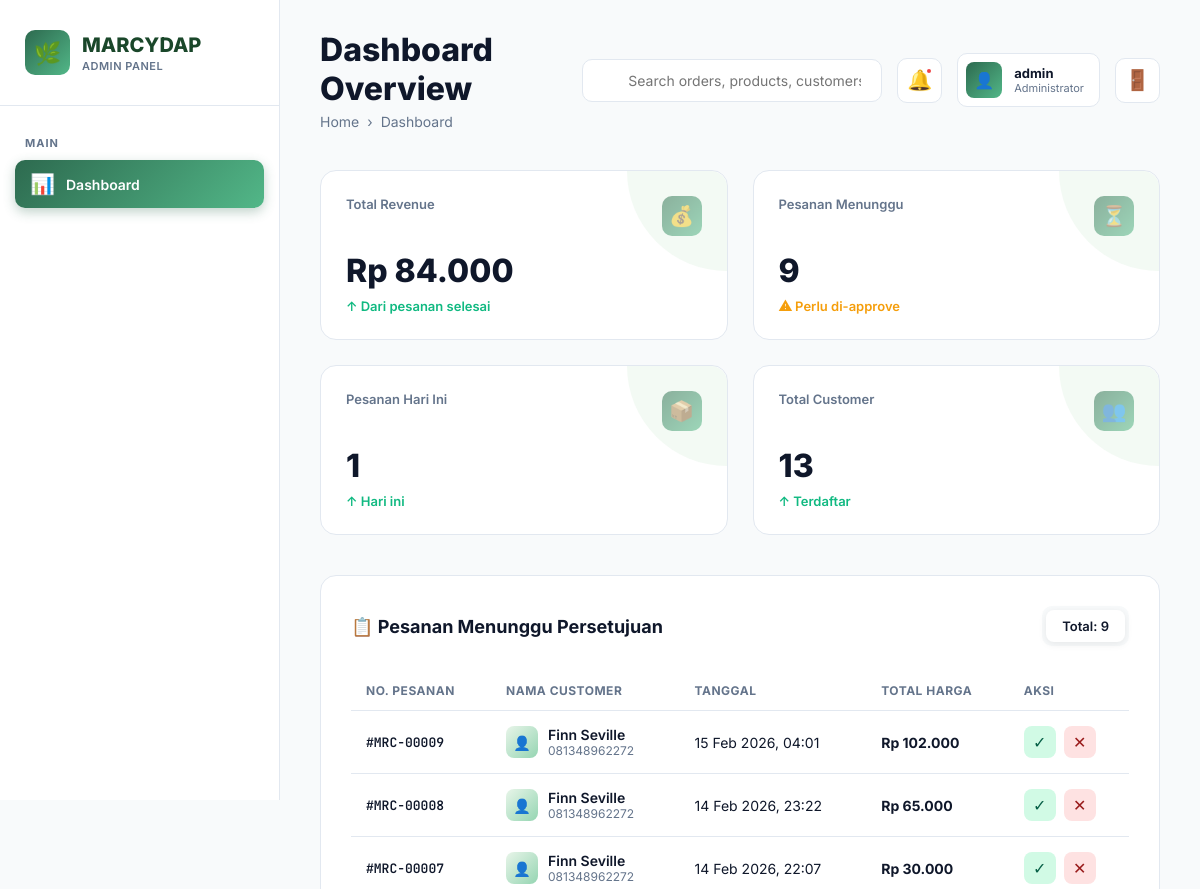
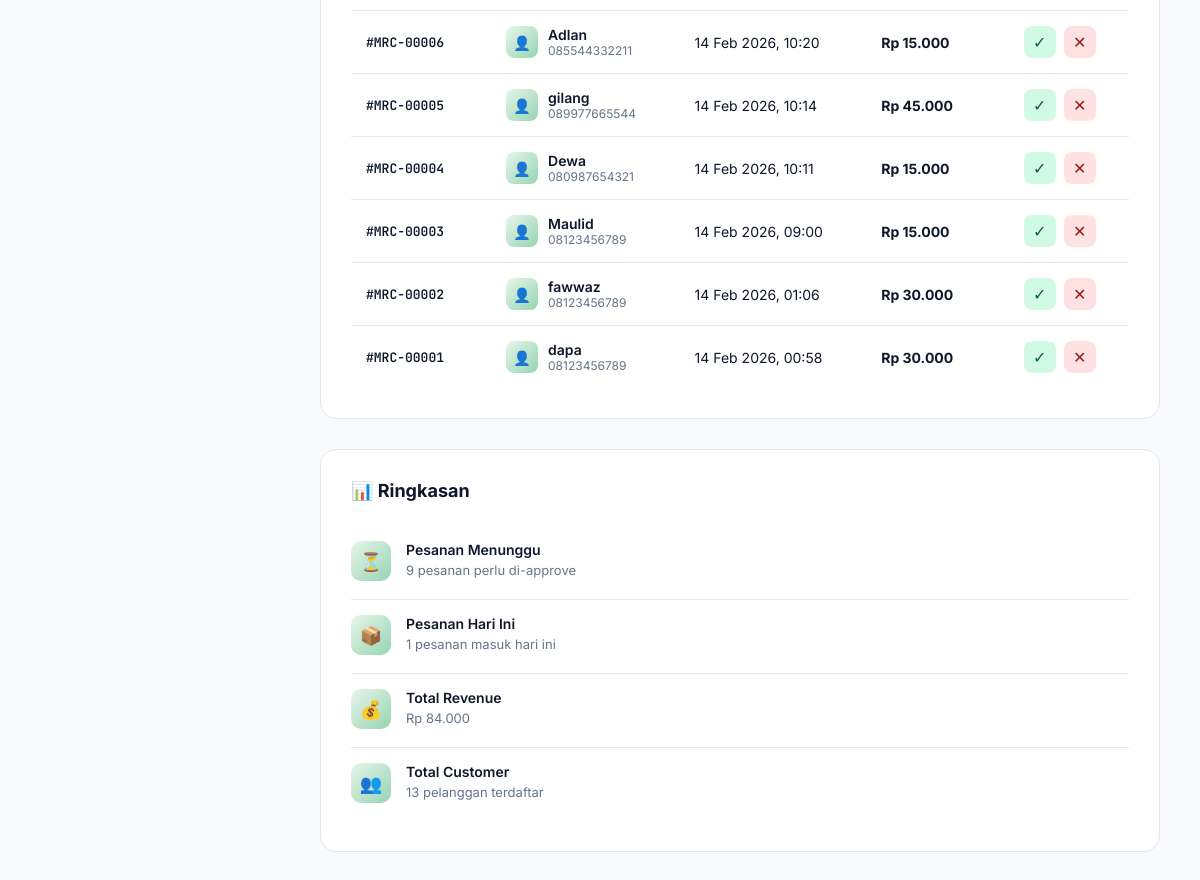
The app's page /main/admin-panel/admin-panel.php (signed in) with its own data (2 pictures, top to bottom).
### tables this page shows
CREATE TABLE `pemesanan` (
  `id_pemesanan` int NOT NULL,
  `id_user` int NOT NULL,
  `tanggal_pesan` datetime NOT NULL,
  `metode_pembayaran` enum('ewallet','cod') NOT NULL,
  `status` enum('menunggu','diproses','siap_diambil','selesai','dibatalkan') NOT NULL,
  `total_harga` varchar(100) NOT NULL
);

CREATE TABLE `user` (
  `id_user` int NOT NULL,
  `nama` varchar(100) NOT NULL,
  `umur` int NOT NULL,
  `no_hp` varchar(50) NOT NULL,
  `role` enum('user','admin') NOT NULL
);

### main/admin-panel/admin-panel.php (the view, shortened to what this page needs)
<?php
include '../../config/db.php';
$admin_username = $_SESSION['admin_username'] ?? 'admin';
$query = "SELECT p.*, u.nama, u.no_hp
          FROM pemesanan p
          JOIN user u ON p.id_user = u.id_user
          WHERE p.status = 'menunggu'
          ORDER BY p.tanggal_pesan DESC";
$result = mysqli_query($db, $query);
$pesanan_menunggu = [];
while ($row = mysqli_fetch_assoc($result)) {
    $pesanan_menunggu[] = $row;
}
$total_menunggu = count($pesanan_menunggu);
$query_revenue = "SELECT SUM(CAST(total_harga AS UNSIGNED)) as total FROM pemesanan WHERE status = 'selesai'";
$result_revenue = mysqli_query($db, $query_revenue);
$revenue_data = mysqli_fetch_assoc($result_revenue);
$total_revenue = $revenue_data['total'] ?? 0;
$query_today = "SELECT COUNT(*) as total FROM pemesanan WHERE DATE(tanggal_pesan) = CURDATE()";
$result_today = mysqli_query($db, $query_today);
$today_data = mysqli_fetch_assoc($result_today);
$pesanan_hari_ini = $today_data['total'];
$query_customer = "SELECT COUNT(*) as total FROM user";
$result_customer = mysqli_query($db, $query_customer);
$customer_data = mysqli_fetch_assoc($result_customer);
$total_customer = $customer_data['total'];
?>
<!DOCTYPE html>
<html lang="id">
<head>
    <link rel="stylesheet" href="admin-panel.css">
</head>
<body>
    <div class="admin-container">
        <aside class="sidebar">
            <div class="sidebar-logo">
                <div class="logo-content">
                    <div class="logo-icon">🌿</div>
                    <div class="logo-text">
                        <h2>MARCYDAP</h2>
                        <p>Admin Panel</p>
                    </div>
                </div>
            </div>
            <nav class="sidebar-menu">
                <div class="menu-section">
                    <div class="menu-label">Main</div>
                    <a href="admin-panel.php" class="menu-item active">
                        <span class="menu-icon">📊</span>
                        Dashboard
                    </a>
                </div>
            </nav>
        </aside>
        <main class="main-content">
            <div class="top-bar">
                <div class="page-title">
                    <h1>Dashboard Overview</h1>
                    <div class="breadcrumb">
                        <span> Home</span>
                        <span>›</span>
                        <span>Dashboard</span>
                    </div>
                </div>
                <div class="top-actions">
                    <div class="search-box">
                        <input type="text" placeholder="Search orders, products, customers...">
                    </div>
                    <div class="icon-btn">
                        🔔
                        <span class="notification-dot"></span>
                    </div>
                    <div class="profile-btn">
                        <div class="profile-avatar">👤</div>
                        <div class="profile-info">
                            <h4><?php echo htmlspecialchars($admin_username); ?></h4>
                            <p>Administrator</p>
                        </div>
                    </div>
                    <a href="logout.php" class="logout-btn" title="Logout">
                        🚪
                    </a>
                </div>
            </div>
            <div class="stats-grid">
                <div class="stat-card">
                    <div class="stat-header">
                        <span class="stat-label">Total Revenue</span>
                        <div class="stat-icon">💰</div>
                    </div>
                    <div class="stat-value">Rp <?php echo number_format($total_revenue, 0, ',', '.'); ?></div>
                    <div class="stat-change up">↑ Dari pesanan selesai</div>
                </div>
                <div class="stat-card">
                    <div class="stat-header">
                        <span class="stat-label">Pesanan Menunggu</span>
                        <div class="stat-icon">⏳</div>
                    </div>
                    <div class="stat-value"><?php echo $total_menunggu; ?></div>
                    <div class="stat-change" style="color: #f59e0b;">⚠ Perlu di-approve</div>
                </div>
                <div class="stat-card">
                    <div class="stat-header">
                        <span class="stat-label">Pesanan Hari Ini</span>
                        <div class="stat-icon">📦</div>
                    </div>
                    <div class="stat-value"><?php echo $pesanan_hari_ini; ?></div>
                    <div class="stat-change up">↑ Hari ini</div>
                </div>
                <div class="stat-card">
                    <div class="stat-header">
                        <span class="stat-label">Total Customer</span>
                        <div class="stat-icon">👥</div>
                    </div>
                    <div class="stat-value"><?php echo $total_customer; ?></div>
                    <div class="stat-change up">↑ Terdaftar</div>
                </div>
            </div>
            <div class="content-grid">
                <div class="table-card">
                    <div class="card-header">
                        <h3>📋 Pesanan Menunggu Persetujuan</h3>
                        <div class="filter-tabs">
                            <span class="filter-tab active">Total: <?php echo $total_menunggu; ?></span>
                        </div>
                    </div>
                    <?php if ($total_menunggu > 0) { ?>
                        <table class="data-table">
                            <thead>
                                <tr>
                                    <th>No. Pesanan</th>
                                    <th>Nama Customer</th>
                                    <th>Tanggal</th>
                                    <th>Total Harga</th>
                                    <th>Aksi</th>
                                </tr>
                            </thead>
                            <tbody>
                                <?php foreach ($pesanan_menunggu as $pesanan) {
                                    $nomor_pesanan = str_pad($pesanan['id_pemesanan'], 5, '0', STR_PAD_LEFT);
                                    $tanggal = date('d M Y, H:i', strtotime($pesanan['tanggal_pesan']));
                                ?>
                                    <tr>
                                        <td>
                                            <span class="order-id">#MRC-<?php echo $nomor_pesanan; ?></span>
                                        </td>
                                        <td>
                                            <div class="customer-info">
                                                <div class="customer-avatar">👤</div>
                                                <div class="customer-details">
                                                    <h4><?php echo $pesanan['nama']; ?></h4>
                                                    <p><?php echo $pesanan['no_hp']; ?></p>
                                                </div>
                                            </div>
                                        </td>
                                        <td><?php echo $tanggal; ?></td>
                                        <td><strong>Rp <?php echo number_format($pesanan['total_harga'], 0, ',', '.'); ?></strong></td>
                                        <td>
                                            <div class="action-btns">
                                                <form method="POST" action="process_order.php" style="display: inline;">
                                                    <button type="submit"
                                                        class="action-btn"
                                                        style="background: #d1fae5; color: #065f46;"
                                                        onclick="return confirm('Approve pesanan #MRC-<?php echo $nomor_pesanan; ?>?')">
                                                        ✓
                                                    </button>
                                                </form>
                                                <form method="POST" action="process_order.php" style="display: inline;">
                                                    <button type="submit"
                                                        class="action-btn"
                                                        style="background: #fee2e2; color: #991b1b;"
                                                        onclick="return confirm('Batalkan pesanan #MRC-<?php echo $nomor_pesanan; ?>?')">
                                                        ✕
                                                    </button>
                                                </form>
                                            </div>
                                        </td>
                                    </tr>
                                <?php } ?>
                            </tbody>
                        </table>
                    <?php } ?>
                </div>
                <div class="activity-feed">
                    <div class="card-header">
                        <h3>📊 Ringkasan</h3>
                    </div>
                    <div class="activity-item">
                        <div class="activity-icon">⏳</div>
                        <div class="activity-content">
                            <h4>Pesanan Menunggu</h4>
                            <p><?php echo $total_menunggu; ?> pesanan perlu di-approve</p>
                        </div>
                    </div>
                    <div class="activity-item">
                        <div class="activity-icon">📦</div>
                        <div class="activity-content">
                            <h4>Pesanan Hari Ini</h4>
                            <p><?php echo $pesanan_hari_ini; ?> pesanan masuk hari ini</p>
                        </div>
                    </div>
                    <div class="activity-item">
                        <div class="activity-icon">💰</div>
                        <div class="activity-content">
                            <h4>Total Revenue</h4>
                            <p>Rp <?php echo number_format($total_revenue, 0, ',', '.'); ?></p>
                        </div>
                    </div>
                    <div class="activity-item">
                        <div class="activity-icon">👥</div>
                        <div class="activity-content">
                            <h4>Total Customer</h4>
                            <p><?php echo $total_customer; ?> pelanggan terdaftar</p>
                        </div>
                    </div>
                </div>
            </div>
        </main>
    </div>
</body>
</html>

### records on screen
pemesanan: id_pemesanan "00009", id_user.nama "Finn Seville", id_user.no_hp "081348962272", tanggal_pesan "15 Feb 2026, 04:01", total_harga "102.000"
pemesanan: id_pemesanan "00008", id_user.nama "Finn Seville", id_user.no_hp "081348962272", tanggal_pesan "14 Feb 2026, 23:22", total_harga "65.000"
pemesanan: id_pemesanan "00007", id_user.nama "Finn Seville", id_user.no_hp "081348962272", tanggal_pesan "14 Feb 2026, 22:07", total_harga "30.000"
pemesanan: id_pemesanan "00006", id_user.nama "Adlan", id_user.no_hp "085544332211", tanggal_pesan "14 Feb 2026, 10:20", total_harga "15.000"
pemesanan: id_pemesanan "00005", id_user.nama "gilang", id_user.no_hp "089977665544", tanggal_pesan "14 Feb 2026, 10:14", total_harga "45.000"
pemesanan: id_pemesanan "00004", id_user.nama "Dewa", id_user.no_hp "080987654321", tanggal_pesan "14 Feb 2026, 10:11", total_harga "15.000"
pemesanan: id_pemesanan "00003", id_user.nama "Maulid", id_user.no_hp "08123456789", tanggal_pesan "14 Feb 2026, 09:00", total_harga "15.000"
pemesanan: id_pemesanan "00002", id_user.nama "fawwaz", id_user.no_hp "08123456789", tanggal_pesan "14 Feb 2026, 01:06", total_harga "30.000"
pemesanan: id_pemesanan "00001", id_user.nama "dapa", id_user.no_hp "08123456789", tanggal_pesan "14 Feb 2026, 00:58", total_harga "30.000"

### other values on screen
$admin_username "admin"
$total_revenue "84.000"
$total_menunggu "9"
$pesanan_hari_ini "1"
$total_customer "13"
